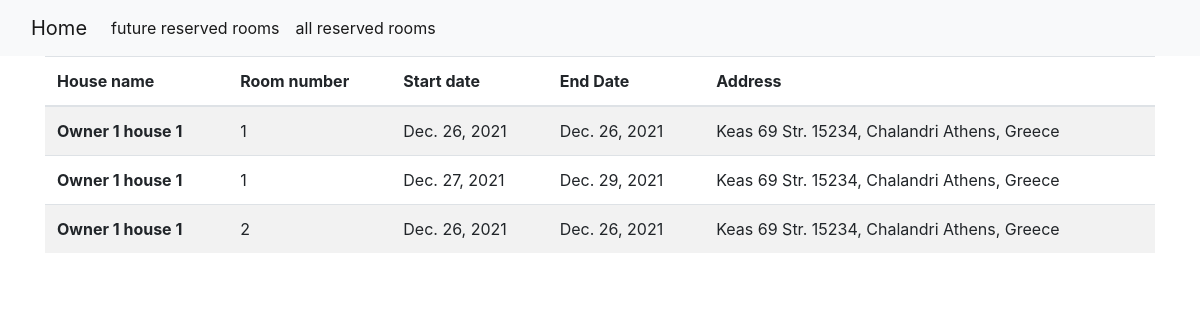
The page /reservation/3/reserved-rooms/FROME_NOW on the database as committed earlier.
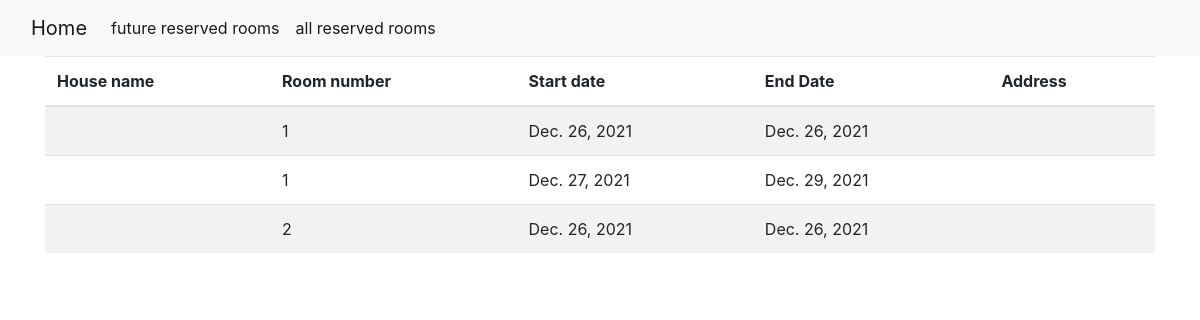
The same page on the database as committed later.
### reservation/models.py (models this page shows, shortened)
class Reservation(models.Model):
    client_name = models.CharField(max_length=100)
    start_date = models.DateField()
    end_date = models.DateField()
    room = models.ForeignKey(Room, on_delete=models.CASCADE)
    @classmethod
    def get_list_from_now(cls, owner=None):
        queryset = Reservation.objects.filter(
            Q(start_date__gte=timezone.now()) | Q(end_date__gte=timezone.now())
        )
        if owner is None:
            return queryset
        try:
            owner = ListingOwner.objects.get(pk=owner.id)
        except ListingOwner.DoesNotExist:
            return False
        else:
            return queryset.filter(room__house__owner=owner)

class Room(models.Model):
    number = models.IntegerField(default=0)
    area = models.IntegerField(default=12)
    single_bed_number = models.IntegerField(default=0)
    double_bed_number = models.IntegerField(default=1)
    house = models.ForeignKey(House, on_delete=models.CASCADE)

class House(models.Model):
    name = models.CharField(max_length=100, default=None)
    address = models.CharField(max_length=1024)
    owner = models.ForeignKey(ListingOwner, on_delete=models.CASCADE)

### reservation/views.py (the view)
class ReservedRoomView(TemplateView):
    template_name = "reservation/reserved-room.html"
    def get_context_data(self, id, status, **kwargs):
        context = super().get_context_data(**kwargs)
        owner = ListingOwner.objects.get(pk=id)
        context["owner"] = owner
        context["statuses"] = {
            "ALL": static_values.status.GET_RESERVED_ROOM_LIST_ALL,
            "FROME_HERE": static_values.status.GET_RESERVED_ROOM_LIST_FROM_NOW,
        }
        if status == static_values.status.GET_RESERVED_ROOM_LIST_ALL:
            context["reservations"] = owner.get_all_room_reservation()
        elif status == static_values.status.GET_RESERVED_ROOM_LIST_FROM_NOW:
            context["reservations"] = owner.get_room_reservation_from_now()
        return context

### reservation/models.py (called while the page is built)
    def get_room_reservation_from_now(self):
        return Reservation.get_list_from_now(owner=self)

### reservation/templates/reservation/reserved-room.html
{% extends 'reservation/base-template.html' %}
{% block navbar %}
<li class="nav-item">
     <a class="nav-link active"
          href="{% url 'reservation:owner_reserved_rooms' id=owner.id status=statuses.FROME_HERE %}"> future reserved
          rooms</a>
</li>
<li class="nav-item">
     <a class="nav-link active" href="{% url 'reservation:owner_reserved_rooms' id=owner.id status=statuses.ALL%}"> all
          reserved rooms</a>
</li>
{% endblock %}
{% block content %}
<table class="table table-striped">
     <thead>
          <tr>
               <th scope="col">House name</th>
               <th scope="col">Room number</th>
               <th scope="col">Start date</th>
               <th scope="col">End Date</th>
               <th scope="col">Address</th>
          </tr>
     </thead>
     <tbody>
          {% for reserve in reservations %}
          <tr>
               <th scope="row">{{ reserve.room.house.name }}</th>
               <td>{{reserve.room.number }} </td>
               <td>{{reserve.start_date}}</td>
               <td>{{reserve.end_date}}</td>
               <td>{{ reserve.room.house.address }}</td>
          </tr>
          {% endfor %}
     </tbody>
</table>
{% endblock %}

### reservation/templates/reservation/base-template.html (shortened to what this page needs)
<!DOCTYPE html>
<html>
<head>
     <link rel="stylesheet" href="https://maxcdn.bootstrapcdn.com/bootstrap/4.0.0/css/bootstrap.min.css"
>
</head>
<body>
     <nav class="navbar navbar-expand-lg navbar-light bg-light">
          <div class="container-fluid">
               <a class="navbar-brand" href="{% url 'reservation:home' %}">Home</a>
               <div class="collapse navbar-collapse" id="navbarNav">
                    <ul class="navbar-nav">
                         {% block navbar %}{% endblock %}
                    </ul>
               </div>
          </div>
     </nav>
     <div class="container">
          {% block content %} {% endblock %}
     </div>
</body>
</html>

Rows that differ between the two databases and show on the page:
changed through a linked row, Reservation (number 1 of 3 on the later page): room.house.name "Owner 1 house 1" → (not shown); room.house.address "Keas 69 Str. 15234, Chalandri Athens, Greece" → (not shown)
changed through a linked row, Reservation "Dec. 27, 2021": room.house.name "Owner 1 house 1" → (not shown); room.house.address "Keas 69 Str. 15234, Chalandri Athens, Greece" → (not shown)
changed through a linked row, Reservation (number 3 of 3 on the later page): room.house.name "Owner 1 house 1" → (not shown); room.house.address "Keas 69 Str. 15234, Chalandri Athens, Greece" → (not shown)
